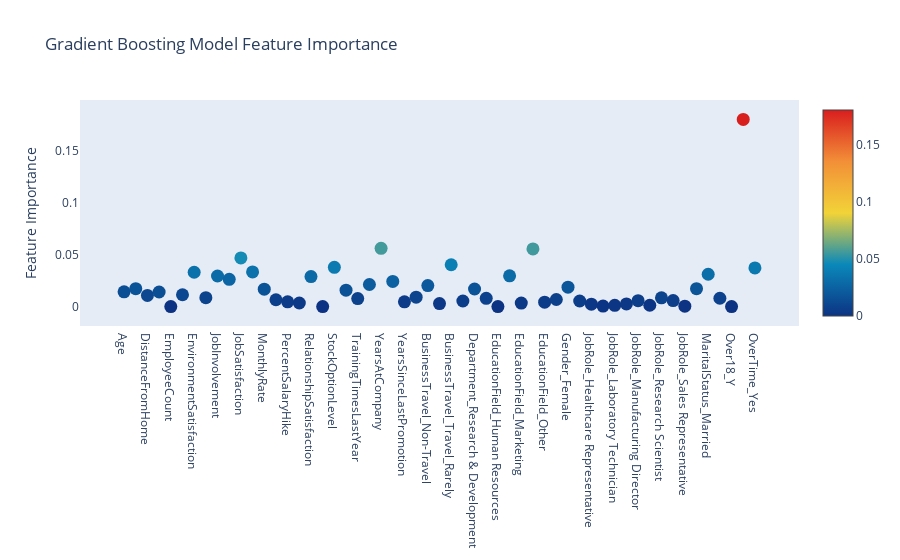

Notebook code cell kept with this figure:
### Code cell
# Scatter plot 
trace = go.Scatter(
    y = gb.feature_importances_,
    x = attrition_final.columns.values,
    mode='markers',
    marker=dict(
        sizemode = 'diameter',
        sizeref = 1,
        size = 13,
        #size= rf.feature_importances_,
        #color = np.random.randn(500), #set color equal to a variable
        color = gb.feature_importances_,
        colorscale='Portland',
        showscale=True
    ),
    text = attrition_final.columns.values
)
data = [trace]

layout= go.Layout(
    autosize= True,
    title= 'Gradient Boosting Model Feature Importance',
    hovermode= 'closest',
     xaxis= dict(
         ticklen= 5,
         showgrid=False,
        zeroline=False,
        showline=False
     ),
    yaxis=dict(
        title= 'Feature Importance',
        showgrid=False,
        zeroline=False,
        ticklen= 5,
        gridwidth= 2
    ),
    showlegend= False
)
fig = go.Figure(data=data, layout=layout)
py.iplot(fig,filename='scatter')

### Figure 1 — Plotly figure (JSON) as saved in the notebook; plotly's stock layout.template omitted (floating-point values rounded to 4 significant figures)
{"data": [{"marker": {"color": [0.01415, 0.0172, 0.01077, 0.01404, 0, 0.01136, 0.033, 0.00856, 0.02942, 0.02618, 0.04681, 0.03338, 0.01672, 0.006583, 0.004613, 0.003419, 0.02884, 0, 0.03772, 0.01578, 0.007702, 0.02126, 0.05607, 0.02422, 0.004612, 0.009079, 0.02023, 0.002875, 0.04022, 0.005346, 0.01692, 0.007927, 1.457e-05, 0.02961, 0.003352, 0.05546, 0.004201, 0.00679, 0.01863, 0.005346, 0.002304, 0.0004685, 0.00121, 0.002517, 0.005648, 0.001287, 0.008383, 0.005789, 0.0003694, 0.01722, 0.03112, 0.008004, 0, 0.1801, 0.0372], "colorscale": [[0, "rgb(12,51,131)"], [0.25, "rgb(10,136,186)"], [0.5, "rgb(242,211,56)"], [0.75, "rgb(242,143,56)"], [1, "rgb(217,30,30)"]], "showscale": true, "size": 13, "sizemode": "diameter", "sizeref": 1}, "mode": "markers", "text": ["Age", "DailyRate", "DistanceFromHome", "Education", "EmployeeCount", "EmployeeNumber", "EnvironmentSatisfaction", "HourlyRate", "JobInvolvement", "JobLevel", "JobSatisfaction", "MonthlyIncome", "MonthlyRate", "NumCompaniesWorked", "PercentSalaryHike", "PerformanceRating", "RelationshipSatisfaction", "StandardHours", "StockOptionLevel", "TotalWorkingYears", "TrainingTimesLastYear", "WorkLifeBalance", "YearsAtCompany", "YearsInCurrentRole", "YearsSinceLastPromotion", "YearsWithCurrManager", "BusinessTravel_Non-Travel", "BusinessTravel_Travel_Frequently", "BusinessTravel_Travel_Rarely", "Department_Human Resources", "Department_Research & Development", "Department_Sales", "EducationField_Human Resources", "EducationField_Life Sciences", "EducationField_Marketing", "EducationField_Medical", "EducationField_Other", "EducationField_Technical Degree", "Gender_Female", "Gender_Male", "JobRole_Healthcare Representative", "JobRole_Human Resources", "JobRole_Laboratory Technician", "JobRole_Manager", "JobRole_Manufacturing Director", "JobRole_Research Director", "JobRole_Research Scientist", "JobRole_Sales Executive", "JobRole_Sales Representative", "MaritalStatus_Divorced", "MaritalStatus_Married", "MaritalStatus_Single", "Over18_Y", "OverTime_No", "OverTime_Yes"], "type": "scatter", "x": ["Age", "DailyRate", "DistanceFromHome", "Education", "EmployeeCount", "EmployeeNumber", "EnvironmentSatisfaction", "HourlyRate", "JobInvolvement", "JobLevel", "JobSatisfaction", "MonthlyIncome", "MonthlyRate", "NumCompaniesWorked", "PercentSalaryHike", "PerformanceRating", "RelationshipSatisfaction", "StandardHours", "StockOptionLevel", "TotalWorkingYears", "TrainingTimesLastYear", "WorkLifeBalance", "YearsAtCompany", "YearsInCurrentRole", "YearsSinceLastPromotion", "YearsWithCurrManager", "BusinessTravel_Non-Travel", "BusinessTravel_Travel_Frequently", "BusinessTravel_Travel_Rarely", "Department_Human Resources", "Department_Research & Development", "Department_Sales", "EducationField_Human Resources", "EducationField_Life Sciences", "EducationField_Marketing", "EducationField_Medical", "EducationField_Other", "EducationField_Technical Degree", "Gender_Female", "Gender_Male", "JobRole_Healthcare Representative", "JobRole_Human Resources", "JobRole_Laboratory Technician", "JobRole_Manager", "JobRole_Manufacturing Director", "JobRole_Research Director", "JobRole_Research Scientist", "JobRole_Sales Executive", "JobRole_Sales Representative", "MaritalStatus_Divorced", "MaritalStatus_Married", "MaritalStatus_Single", "Over18_Y", "OverTime_No", "OverTime_Yes"], "y": [0.01415, 0.0172, 0.01077, 0.01404, 0, 0.01136, 0.033, 0.00856, 0.02942, 0.02618, 0.04681, 0.03338, 0.01672, 0.006583, 0.004613, 0.003419, 0.02884, 0, 0.03772, 0.01578, 0.007702, 0.02126, 0.05607, 0.02422, 0.004612, 0.009079, 0.02023, 0.002875, 0.04022, 0.005346, 0.01692, 0.007927, 1.457e-05, 0.02961, 0.003352, 0.05546, 0.004201, 0.00679, 0.01863, 0.005346, 0.002304, 0.0004685, 0.00121, 0.002517, 0.005648, 0.001287, 0.008383, 0.005789, 0.0003694, 0.01722, 0.03112, 0.008004, 0, 0.1801, 0.0372]}], "layout": {"autosize": true, "hovermode": "closest", "showlegend": false, "title": {"text": "Gradient Boosting Model Feature Importance"}, "xaxis": {"autorange": true, "range": [-3.606, 57.61], "showgrid": false, "showline": false, "ticklen": 5, "type": "category", "zeroline": false}, "yaxis": {"autorange": true, "gridwidth": 2, "range": [-0.04931, 0.2294], "showgrid": false, "ticklen": 5, "title": {"text": "Feature Importance"}, "type": "linear", "zeroline": false}}}
